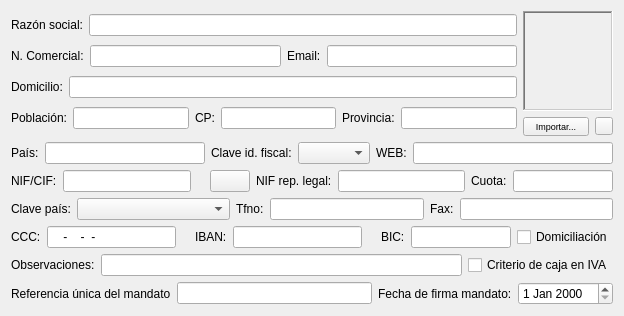
        <widget class="QWidget" name="tab">
         <attribute name="title">
          <string>Datos personales</string>
         </attribute>
         <layout class="QVBoxLayout" name="verticalLayout_8">
          <item>
           <layout class="QHBoxLayout" name="horizontalLayout_18">
            <item>
             <layout class="QVBoxLayout" name="verticalLayout_3">
              <item>
               <layout class="QHBoxLayout" name="horizontalLayout_11">
                <item>
                 <widget class="QLabel" name="TextLabel2">
                  <property name="text">
                   <string>Razón social:</string>
                  </property>
                  <property name="wordWrap">
                   <bool>false</bool>
                  </property>
                 </widget>
                </item>
                <item>
                 <widget class="QLineEdit" name="NombreLineEdit">
                  <property name="maxLength">
                   <number>80</number>
                  </property>
                 </widget>
                </item>
               </layout>
              </item>
              <item>
               <layout class="QHBoxLayout" name="horizontalLayout_12">
                <item>
                 <widget class="QLabel" name="label_3">
                  <property name="text">
                   <string>N. Comercial:</string>
                  </property>
                 </widget>
                </item>
                <item>
                 <widget class="QLineEdit" name="ncomerciallineEdit">
                  <property name="maxLength">
                   <number>80</number>
                  </property>
                 </widget>
                </item>
                <item>
                 <widget class="QLabel" name="TextLabel10">
                  <property name="text">
                   <string>Email:</string>
                  </property>
                  <property name="wordWrap">
                   <bool>false</bool>
                  </property>
                 </widget>
                </item>
                <item>
                 <widget class="QLineEdit" name="EmailLineEdit">
                  <property name="maxLength">
                   <number>80</number>
                  </property>
                 </widget>
                </item>
               </layout>
              </item>
              <item>
               <layout class="QHBoxLayout" name="horizontalLayout_13">
                <item>
                 <widget class="QLabel" name="TextLabel1_2">
                  <property name="text">
                   <string>Domicilio:</string>
                  </property>
                  <property name="wordWrap">
                   <bool>false</bool>
                  </property>
                 </widget>
                </item>
                <item>
                 <widget class="QLineEdit" name="DomicilioLineEdit">
                  <property name="maxLength">
                   <number>80</number>
                  </property>
                 </widget>
                </item>
               </layout>
              </item>
              <item>
               <layout class="QHBoxLayout" name="horizontalLayout_15">
                <item>
                 <widget class="QLabel" name="TextLabel2_2">
                  <property name="text">
                   <string>Población:</string>
                  </property>
                  <property name="wordWrap">
                   <bool>false</bool>
                  </property>
                 </widget>
                </item>
                <item>
                 <widget class="QLineEdit" name="PoblacionLineEdit">
                  <property name="maxLength">
                   <number>80</number>
                  </property>
                 </widget>
                </item>
                <item>
                 <widget class="QLabel" name="TextLabel4">
                  <property name="text">
                   <string>CP:</string>
                  </property>
                  <property name="wordWrap">
                   <bool>false</bool>
                  </property>
                 </widget>
                </item>
                <item>
                 <widget class="QLineEdit" name="CpLineEdit">
                  <property name="maximumSize">
                   <size>
                    <width>150</width>
                    <height>16777215</height>
                   </size>
                  </property>
                  <property name="maxLength">
                   <number>40</number>
                  </property>
                 </widget>
                </item>
                <item>
                 <widget class="QLabel" name="TextLabel3">
                  <property name="text">
                   <string>Provincia:</string>
                  </property>
                  <property name="wordWrap">
                   <bool>false</bool>
                  </property>
                 </widget>
                </item>
                <item>
                 <widget class="QLineEdit" name="ProvinciaLineEdit">
                  <property name="maxLength">
                   <number>80</number>
                  </property>
                 </widget>
                </item>
               </layout>
              </item>
             </layout>
            </item>
            <item>
             <layout class="QVBoxLayout">
              <item>
               <widget class="QLabel" name="fotolabel">
                <property name="sizePolicy">
                 <sizepolicy hsizetype="Fixed" vsizetype="Fixed">
                  <horstretch>0</horstretch>
                  <verstretch>0</verstretch>
                 </sizepolicy>
                </property>
                <property name="minimumSize">
                 <size>
                  <width>90</width>
                  <height>100</height>
                 </size>
                </property>
                <property name="maximumSize">
                 <size>
                  <width>90</width>
                  <height>100</height>
                 </size>
                </property>
                <property name="frameShape">
                 <enum>QFrame::WinPanel</enum>
                </property>
                <property name="frameShadow">
                 <enum>QFrame::Sunken</enum>
                </property>
                <property name="lineWidth">
                 <number>0</number>
                </property>
                <property name="text">
                 <string/>
                </property>
               </widget>
              </item>
              <item>
               <layout class="QHBoxLayout">
                <item>
                 <widget class="QPushButton" name="fotopushButton">
                  <property name="sizePolicy">
                   <sizepolicy hsizetype="Minimum" vsizetype="Minimum">
                    <horstretch>0</horstretch>
                    <verstretch>0</verstretch>
                   </sizepolicy>
                  </property>
                  <property name="maximumSize">
                   <size>
                    <width>66</width>
                    <height>21</height>
                   </size>
                  </property>
                  <property name="font">
                   <font>
                    <pointsize>7</pointsize>
                   </font>
                  </property>
                  <property name="text">
                   <string>Importar...</string>
                  </property>
                 </widget>
                </item>
                <item>
                 <widget class="QPushButton" name="borrafotopushButton">
                  <property name="maximumSize">
                   <size>
                    <width>18</width>
                    <height>18</height>
                   </size>
                  </property>
                  <property name="text">
                   <string/>
                  </property>
                  <property name="icon">
                   <iconset resource="keme.qrc">
                    <normaloff>:/iconos/graf/borraelem.png</normaloff>:/iconos/graf/borraelem.png</iconset>
                  </property>
                  <property name="iconSize">
                   <size>
                    <width>12</width>
                    <height>12</height>
                   </size>
                  </property>
                 </widget>
                </item>
               </layout>
              </item>
             </layout>
            </item>
           </layout>
          </item>
          <item>
           <layout class="QHBoxLayout" name="horizontalLayout_5">
            <item>
             <widget class="QLabel" name="label_13">
              <property name="text">
               <string>País:</string>
              </property>
             </widget>
            </item>
            <item>
             <widget class="QLineEdit" name="paislineEdit">
              <property name="minimumSize">
               <size>
                <width>160</width>
                <height>0</height>
               </size>
              </property>
              <property name="maximumSize">
               <size>
                <width>160</width>
                <height>16777215</height>
               </size>
              </property>
             </widget>
            </item>
            <item>
             <widget class="QLabel" name="label_12">
              <property name="text">
               <string>Clave id. fiscal:</string>
              </property>
             </widget>
            </item>
            <item>
             <widget class="QComboBox" name="claveidfiscalcomboBox">
              <property name="sizePolicy">
               <sizepolicy hsizetype="Expanding" vsizetype="Fixed">
                <horstretch>0</horstretch>
                <verstretch>0</verstretch>
               </sizepolicy>
              </property>
              <property name="maximumSize">
               <size>
                <width>560</width>
                <height>16777215</height>
               </size>
              </property>
             </widget>
            </item>
            <item>
             <widget class="QLabel" name="label_11">
              <property name="text">
               <string>WEB:</string>
              </property>
             </widget>
            </item>
            <item>
             <widget class="QLineEdit" name="weblineEdit">
              <property name="minimumSize">
               <size>
                <width>200</width>
                <height>0</height>
               </size>
              </property>
             </widget>
            </item>
           </layout>
          </item>
          <item>
           <layout class="QHBoxLayout" name="horizontalLayout_6">
            <item>
             <widget class="QLabel" name="TextLabel5">
              <property name="text">
               <string>NIF/CIF:</string>
              </property>
              <property name="wordWrap">
               <bool>false</bool>
              </property>
             </widget>
            </item>
            <item>
             <widget class="QLineEdit" name="NifLineEdit">
              <property name="maxLength">
               <number>40</number>
              </property>
             </widget>
            </item>
            <item>
             <widget class="QLabel" name="check_ciflabel">
              <property name="maximumSize">
               <size>
                <width>15</width>
                <height>15</height>
               </size>
              </property>
              <property name="text">
               <string/>
              </property>
              <property name="pixmap">
               <pixmap resource="keme.qrc">:/iconos/graf/check2.png</pixmap>
              </property>
              <property name="scaledContents">
               <bool>true</bool>
              </property>
             </widget>
            </item>
            <item>
             <widget class="QPushButton" name="UE_pushButton">
              <property name="text">
               <string/>
              </property>
              <property name="icon">
               <iconset resource="keme.qrc">
                <normaloff>:/iconos/graf/icono_ue.png</normaloff>:/iconos/graf/icono_ue.png</iconset>
              </property>
              <property name="iconSize">
               <size>
                <width>20</width>
                <height>20</height>
               </size>
              </property>
             </widget>
            </item>
            <item>
             <widget class="QLabel" name="TextLabel6">
              <property name="text">
               <string>NIF rep. legal:</string>
              </property>
              <property name="wordWrap">
               <bool>false</bool>
              </property>
             </widget>
            </item>
            <item>
             <widget class="QLineEdit" name="NifReplegalLineEdit">
              <property name="maxLength">
               <number>40</number>
              </property>
             </widget>
            </item>
            <item>
             <widget class="QLabel" name="label_5">
              <property name="text">
               <string>Cuota:</string>
              </property>
             </widget>
            </item>
            <item>
             <widget class="QLineEdit" name="cuotalineEdit">
              <property name="maximumSize">
               <size>
                <width>100</width>
                <height>16777215</height>
               </size>
              </property>
              <property name="maxLength">
               <number>40</number>
              </property>
             </widget>
            </item>
           </layout>
          </item>
          <item>
           <layout class="QHBoxLayout" name="horizontalLayout_7">
            <item>
             <widget class="QLabel" name="TextLabel7">
              <property name="text">
               <string>Clave país:</string>
              </property>
              <property name="wordWrap">
               <bool>false</bool>
              </property>
             </widget>
            </item>
            <item>
             <widget class="QComboBox" name="paiscomboBox">
              <property name="sizePolicy">
               <sizepolicy hsizetype="Expanding" vsizetype="Fixed">
                <horstretch>0</horstretch>
                <verstretch>0</verstretch>
               </sizepolicy>
              </property>
              <property name="maximumSize">
               <size>
                <width>300</width>
                <height>16777215</height>
               </size>
              </property>
              <property name="editable">
               <bool>false</bool>
              </property>
             </widget>
            </item>
            <item>
             <widget class="QLabel" name="TextLabel8">
              <property name="text">
               <string>Tfno:</string>
              </property>
              <property name="wordWrap">
               <bool>false</bool>
              </property>
             </widget>
            </item>
            <item>
             <widget class="QLineEdit" name="TfnoLineEdit">
              <property name="maxLength">
               <number>80</number>
              </property>
             </widget>
            </item>
            <item>
             <widget class="QLabel" name="TextLabel9">
              <property name="text">
               <string>Fax:</string>
              </property>
              <property name="wordWrap">
               <bool>false</bool>
              </property>
             </widget>
            </item>
            <item>
             <widget class="QLineEdit" name="FaxLineEdit">
              <property name="maxLength">
               <number>80</number>
              </property>
             </widget>
            </item>
           </layout>
          </item>
          <item>
           <layout class="QHBoxLayout">
            <item>
             <widget class="QLabel" name="label_4">
              <property name="text">
               <string>CCC:</string>
              </property>
             </widget>
            </item>
            <item>
             <widget class="QLineEdit" name="ccclineEdit">
              <property name="inputMask">
               <string>9999-9999-99-9999999999</string>
              </property>
              <property name="maxLength">
               <number>23</number>
              </property>
             </widget>
            </item>
            <item>
             <widget class="QLabel" name="check_ccclabel">
              <property name="maximumSize">
               <size>
                <width>15</width>
                <height>15</height>
               </size>
              </property>
              <property name="text">
               <string/>
              </property>
              <property name="pixmap">
               <pixmap resource="keme.qrc">:/iconos/graf/check2.png</pixmap>
              </property>
              <property name="scaledContents">
               <bool>true</bool>
              </property>
             </widget>
            </item>
            <item>
             <widget class="QLabel" name="label_19">
              <property name="text">
               <string>IBAN:</string>
              </property>
             </widget>
            </item>
            <item>
             <widget class="QLineEdit" name="ibanlineEdit">
              <property name="inputMask">
               <string/>
              </property>
             </widget>
            </item>
            <item>
             <widget class="QLabel" name="check_ibanlabel">
              <property name="maximumSize">
               <size>
                <width>15</width>
                <height>15</height>
               </size>
              </property>
              <property name="text">
               <string/>
              </property>
              <property name="pixmap">
               <pixmap resource="keme.qrc">:/iconos/graf/check2.png</pixmap>
              </property>
              <property name="scaledContents">
               <bool>true</bool>
              </property>
             </widget>
            </item>
            <item>
             <widget class="QLabel" name="label_23">
              <property name="text">
               <string>BIC:</string>
              </property>
             </widget>
            </item>
            <item>
             <widget class="QLineEdit" name="biclineEdit">
              <property name="maximumSize">
               <size>
                <width>100</width>
                <height>16777215</height>
               </size>
              </property>
             </widget>
            </item>
            <item>
             <widget class="QCheckBox" name="domiciliacheckBox">
              <property name="text">
               <string>Domiciliación</string>
              </property>
             </widget>
            </item>
           </layout>
          </item>
          <item>
           <layout class="QHBoxLayout" name="horizontalLayout_9">
            <item>
             <widget class="QLabel" name="TextLabel11">
              <property name="text">
               <string>Observaciones:</string>
              </property>
              <property name="wordWrap">
               <bool>false</bool>
              </property>
             </widget>
            </item>
            <item>
             <widget class="QLineEdit" name="ObservacionesLineEdit">
              <property name="maxLength">
               <number>80</number>
              </property>
             </widget>
            </item>
            <item>
             <widget class="QCheckBox" name="caja_ivacheckBox">
              <property name="text">
               <string>Criterio de caja en IVA</string>
              </property>
             </widget>
            </item>
           </layout>
          </item>
          <item>
           <layout class="QHBoxLayout" name="horizontalLayout_8">
            <item>
             <widget class="QLabel" name="label_20">
              <property name="text">
               <string>Referencia única del mandato</string>
              </property>
             </widget>
            </item>
            <item>
             <widget class="QLineEdit" name="ref_madatolineEdit"/>
            </item>
            <item>
             <widget class="QLabel" name="label_21">
              <property name="text">
               <string>Fecha de firma mandato:</string>
              </property>
             </widget>
            </item>
            <item>
             <widget class="QDateEdit" name="firma_mandatodateEdit"/>
            </item>
           </layout>
          </item>
         </layout>
        </widget>
